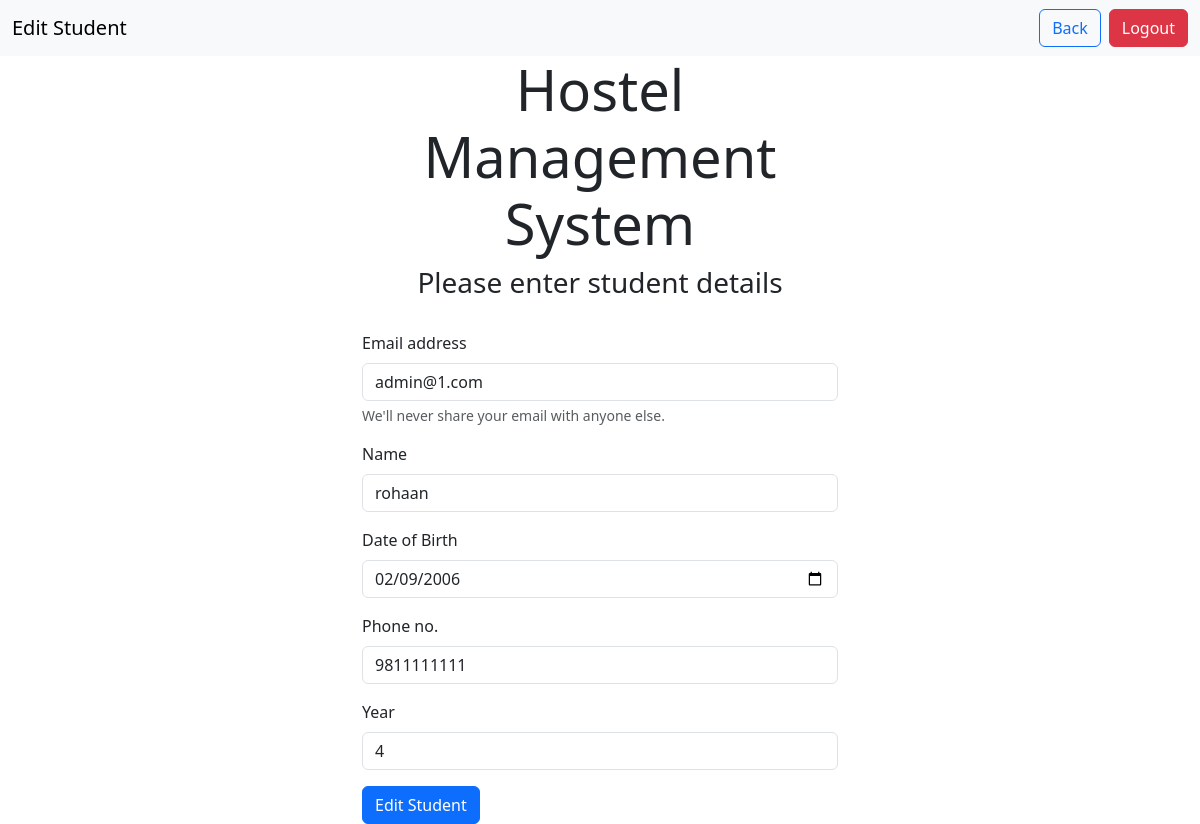
/staff/editDetail.php?email=admin@1.com (signed in), run on the app's committed database.
### tables this page shows
CREATE TABLE `student` (
  `name` text NOT NULL,
  `email` varchar(20) NOT NULL,
  `password` varchar(10) NOT NULL,
  `dob` date NOT NULL,
  `year` int(4) NOT NULL,
  `contact` varchar(10) NOT NULL
);

### staff/editDetail.php (the view, shortened to what this page needs)
<?php
include "../backend/connection.php";
    $email = $_GET['email'];
    $sql = "select * from student where email='$email' ";
    $result = mysqli_query($conn, $sql);
    if (mysqli_num_rows($result)) {
      $row = mysqli_fetch_assoc($result);
    }
    else{
      echo"<script>
      alert('data cannot be xxxx fetched!')
      window.location.href='/hostel/studentdetail.php';
      </script>";
    }
?>
<!DOCTYPE html>
<html lang="en">
<head>
  <link href="https://cdn.jsdelivr.net/npm/bootstrap@5.3.3/dist/css/bootstrap.min.css" rel="stylesheet"
>
</head>
<body>
<nav class="navbar bg-body-tertiary">
  <div class="container-fluid">
    <a class="navbar-brand">Edit Student</a>
    <div class="d-flex" >
    <a class="btn btn-outline-primary mx-2" href="./dashboard.php">Back</a>
    <a class="btn btn-danger" href="./backend/logout.php">Logout</a>
    </div>
  </div>
</nav>
  <div class="container col-5 m-auto">
    <h1 class="display-4 text-center">Hostel Management System</h1>
    <h3 class="text-center ">Please enter student details</h3>
    <br>
    <form action="/hostel/backend/edit_backend.php" method="POST">
      <div class="mb-3">
      <label for="email" class="form-label">Email address</label>
        <input type="email" class="form-control" id="email" name="email" value="<?=$row['email']?>" readonly>
        <div id="emailHelp" class="form-text">We'll never share your email with anyone else.</div>
        </div>
        <div class="mb-3">
          <label for="name" class="form-label">Name</label>
          <input type="text" class="form-control" id="name" name="name" value="<?=$row['name']?>">
        </div>
      <div class="mb-3">
        <label for="dob" class="form-label">Date of Birth</label>
        <input type="date" class="form-control" id="dob" name="dob" value="<?=$row['dob']?>">
      </div>
      <div class="mb-3">
        <label for="contact" class="form-label">Phone no.</label>
        <input type="tel" class="form-control" id="contact" name="contact" value="<?=$row['contact']?>">
      </div>
      <div class="mb-3">
        <label for="year" class="form-label">Year</label>
        <input type="number" class="form-control" id="year" name="year" value="<?=$row['year']?>" max=4 min=1>
      </div>
      <button type="submit" class="btn btn-primary " name="submit">Edit Student</button>
    </form>
  </div>
</body>
</html>

### data on the page
student: email "admin@1.com", name "rohaan", dob "02/09/2006", contact "9811111111", year "4"
